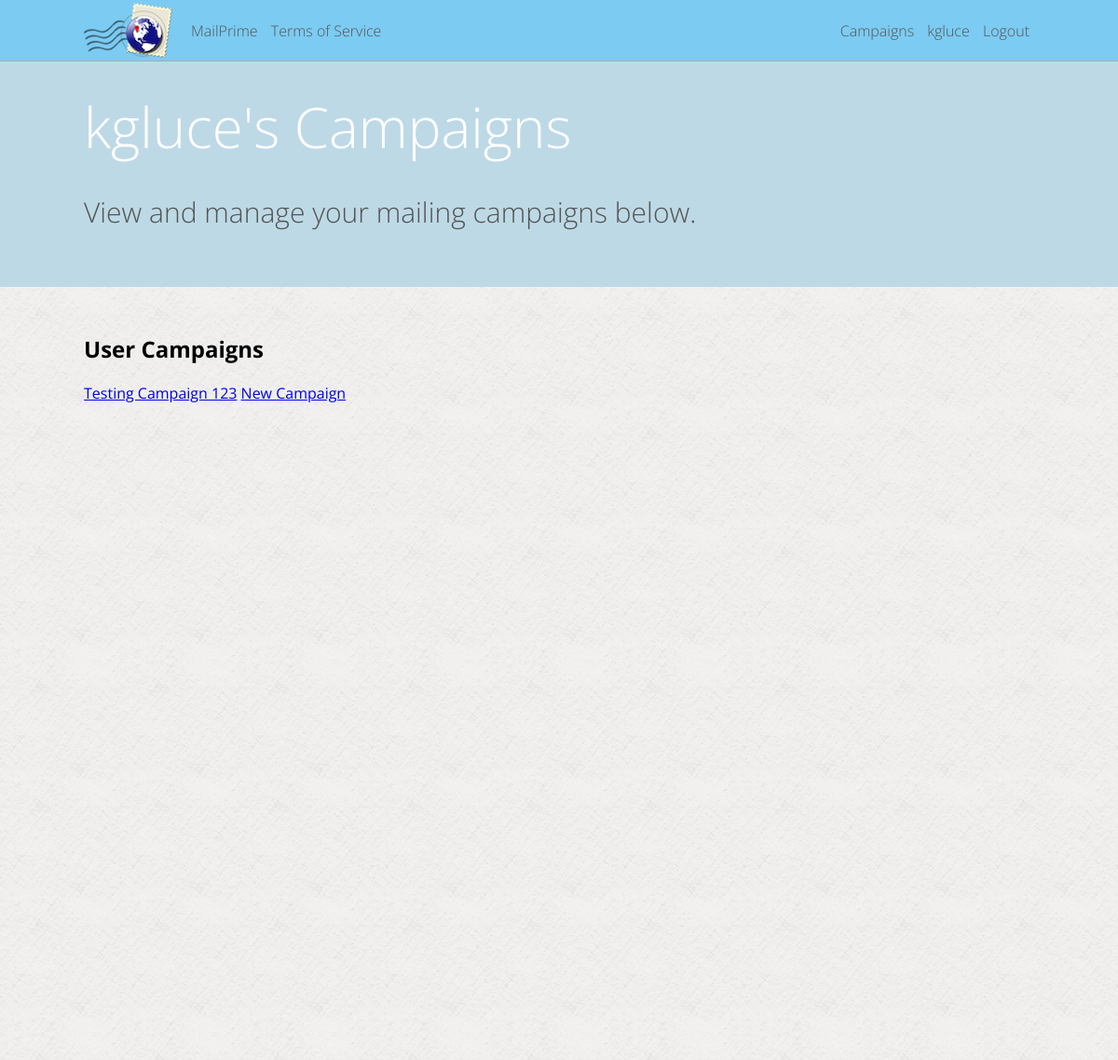
The page /kgluce/campaigns (signed in) on the database as committed earlier.
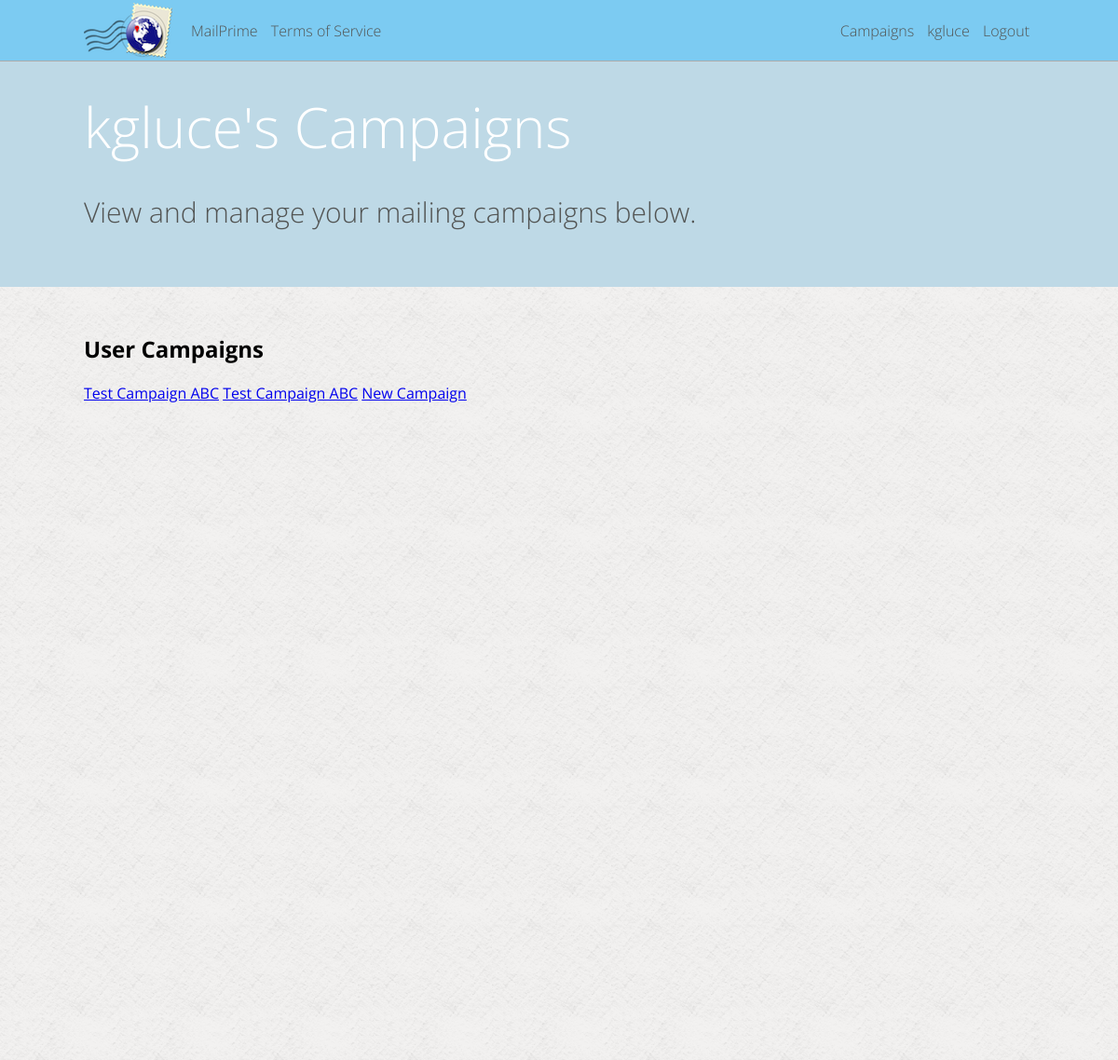
The same page on the database as committed later.
### mailer/models.py (models this page shows, shortened)
class Campaign(models.Model):
	title = models.CharField(max_length=200)
	about = models.TextField()
	created_date = models.DateTimeField(auto_now_add=True, blank=True)
	updated_date = models.DateTimeField(auto_now=True)
	active = models.BooleanField(default=True)
	user = models.ForeignKey(User)

### mailer/campaign_views.py (the view)
# urls.py: url(r'^(\w+)/campaigns$', campaign_views.user_campaigns, name='user_campaigns'),
def user_campaigns(request, param_username):
	page_vars = { "page_title": request.user.username + '\'s campaigns' }
	if current_user(request) and param_username == request.user.username:
		user_campaigns = Campaign.objects.filter(user = request.user)
		page_vars['campaigns'] = user_campaigns
		return render(request, 'campaign/index.html', page_vars)
	else:
		raise Http404

### mailer/lib.py (called while the page is built)
def current_user(request):
	if request.user.is_authenticated():
		return True
	else:
		return False

### mailer/templates/campaign/index.html
{% extends "_base.html" %}
{% block content %}
<h2>User Campaigns</h2>
{% for campaign in campaigns %}
	<a href="/{{ user.username }}/campaign-{{ campaign.pk }}">{{ campaign.title }}</a>
{% endfor %}
<a class="button_main" href="/{{ user.username }}/campaigns/new">New Campaign</a>
{% endblock %}
{% block header %}
<h5 id="header_title">{{ user.username }}'s Campaigns</h5>
<p id="header_desc">View and manage your mailing campaigns below.</p>
{% endblock header %}

Rows that differ between the two databases and show on the page:
changed Campaign (number 1 of 2 on the later page): title "Testing Campaign 123" → "Test Campaign ABC"
added Campaign: title "Test Campaign ABC"
